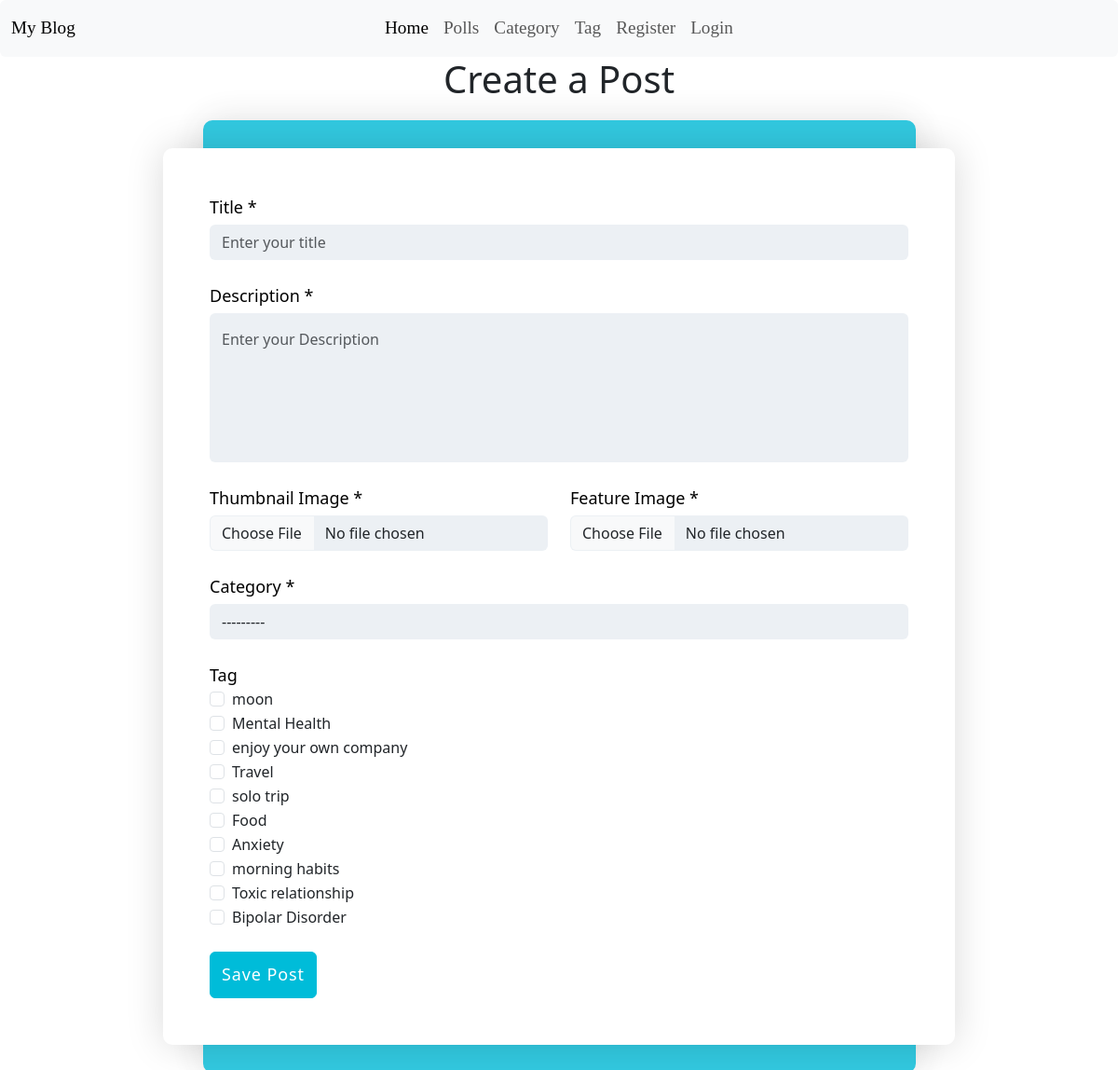
Before: /add-post with the older database file.
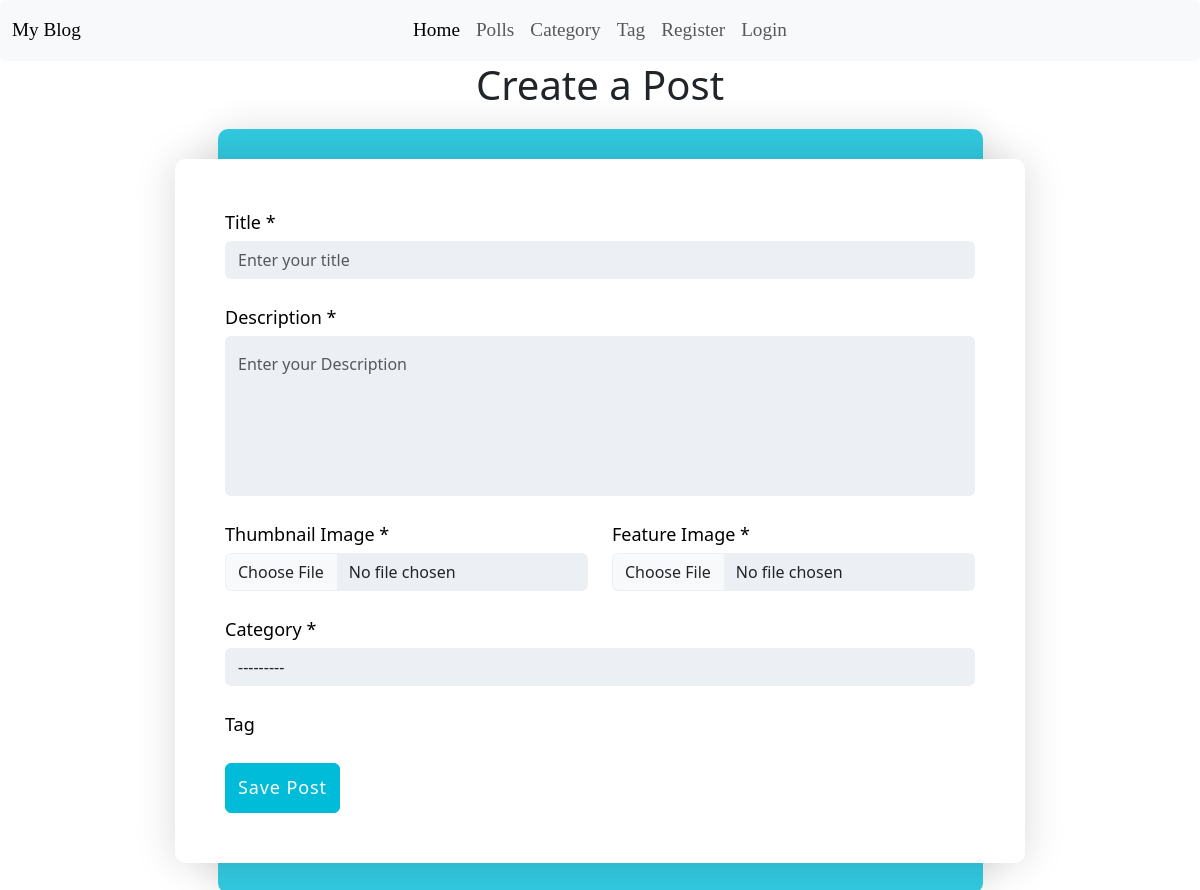
After: the same page with the newer database file.
### blog/models.py (models this page shows, shortened)
class Category(models.Model):
    name = models.CharField(max_length=50)
    slug = AutoSlugField(populate_from='name', unique=True, null=True)
    description = models.TextField()
    image = models.ImageField(upload_to='cat_image')
    created = models.DateTimeField(auto_now_add=True)
    publish = models.DateTimeField(default=timezone.now)
    def __str__(self):
        return self.name

class Tag(models.Model):
    name = models.CharField(max_length=50)
    description = models.TextField()
    image = models.ImageField(upload_to='tag_image')
    slug = AutoSlugField(populate_from='name', unique=True, null=True)
    created = models.DateTimeField(auto_now_add=True)
    publish = models.DateTimeField(default=timezone.now)

### blog/views.py (the view, shortened to what this page needs)
# urls.py: path('add-post', views.addPost, name='addPost'),
def addPost(request):
    form = PostForm()
    tagList = Tag.objects.all()
    return render(request, 'blog/post_new.html', {'form': form, 'tagList':tagList})

### blog/form.py
class PostForm(forms.ModelForm):
    class Meta():
        model = Post
        fields = ('title', 'text', 'thumbnail', 'featured','category','tag')

### blog/templatetags/customtags.py (called while the page is built)
@register.filter
def employees(data):
    return Employee.objects.all()

### blog/templates/blog/post_new.html (shortened to what this page needs)
{% extends 'blog/base.html' %}
{% load static %}
{% block content %}
<div class="container">
	<header class="header">
		<h1 id="title" class="text-center">Create a Post</h1>
	</header>
	<div class="form-wrap">
		<form id="survey-form" method="POST" enctype="multipart/form-data">
			<div class="row">
				<div class="col-md-12">
					<div class="form-group">
						<label id="name-label" for="title">Title *</label>
						<input type="text" name="title" id="title" placeholder="Enter your title" class="form-control" value="{% if form.title.value %}{{form.title.value}}{% endif %}" required>
					</div>
				</div>
			</div>
			<div class="row">
				<div class="col-md-12">
					<div class="form-group">
						<label id="number-label" for="desc">Description *</label>
						<textarea type="text" name="desc" id="desc" class="form-control" placeholder="Enter your Description" >{% if form.text.value %}{{form.text.value}}{% endif %}</textarea>
					</div>
				</div>
			</div>
			<div class="row">
				<div class="col-md-6">
					<div class="form-group">
						<label id="number-label" for="thumbnail">Thumbnail Image *</label>
						<input type="file" name="thumbnail" id="thumbnail" class="form-control" value="{% if form.thumbnail.value %}{{form.thumbnail.value}}{% endif %}">
					</div>
				</div>
				<div class="col-md-6">
					<div class="form-group">
						<label id="number-label" for="feature">Feature Image *</label>
						<input type="file" name="feature" id="feature" class="form-control" value="{% if form.featured.value %}{{form.featured.value}}{% endif %}">
					</div>
				</div>
			</div>
			<div class="row">
                <div class="col-md-12">
                    <div class="form-group">
                        <label>Category *</label>
                        <select id="dropdown" name="category" class="form-control" value="{% if form.category.value %}{{form.category.value}}{% endif %}" required>
                            {% for item in form.category %}
                            {{item}}
                            {% endfor %}
                        </select>
                    </div>
                </div>
            </div>
            <div class="row">
                <div class="col-md-12">
                    <div class="form-group">
                        <label>Tag</label>
                        {% for item in tagList %}
                        <div class="form-check ">
                            <input class="form-check-input" name="tag" type="checkbox" value="{{item.id}}" id="tag" {% if form.tag.value %}{% if item.id in form.tag.value %}checked{% endif %}{% endif %}>
                            <label class="form-check-label" for="tag"> {{item.name }} </label>
                        </div>
                        {% endfor %}
                    </div>
                </div>
			</div>
            <div class="row">
                <div class="col-md-4">
                    <button type="submit" id="submit" class="btn btn-primary btn-block">Save Post</button>
                </div>
            </div>
		</form>
	</div>
</div>
{% endblock %}

Changed rows visible on the page:
removed Category: category "---------"
removed Tag: name "moon"
removed Tag: name "Mental Health"
removed Tag: name "enjoy your own company"
removed Tag: name "Travel"
removed Tag: name "solo trip"
removed Tag: name "Food"
removed Tag: name "Anxiety"
removed Tag: name "morning habits"
removed Tag: name "Toxic relationship"
removed Tag: name "Bipolar Disorder"
Other visible differences:
form field category: (not shown) → "---------"
